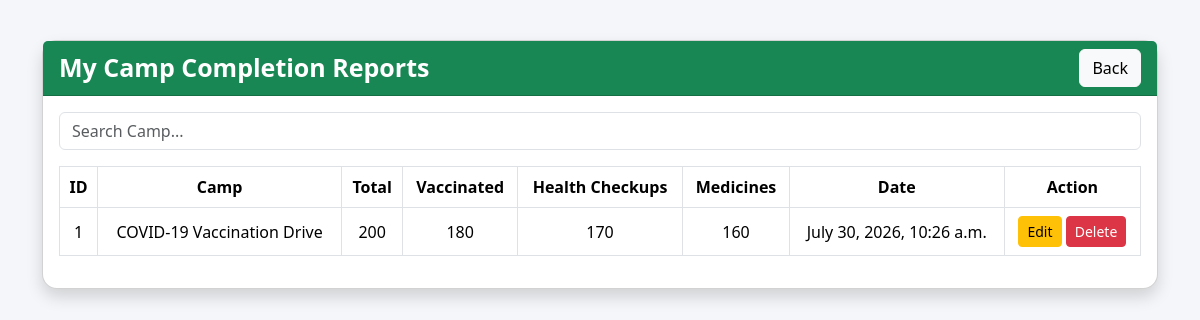
/my_completion_reports/ (signed in), run on the app's committed database.
### HelathApp/models.py (models this page shows, shortened)
class CampCompletionReport(models.Model):
    campaign = models.ForeignKey(
        VaccinationCampaign,
        on_delete=models.CASCADE
    )
    worker = models.ForeignKey(
        FieldWorker,
        on_delete=models.CASCADE
    )
    total_people = models.PositiveIntegerField()
    vaccinated_people = models.PositiveIntegerField()
    health_checkups = models.PositiveIntegerField()
    medicines_distributed = models.PositiveIntegerField()
    remarks = models.TextField()
    submitted_on = models.DateTimeField(auto_now_add=True)

class VaccinationCampaign(models.Model):
    STATUS_CHOICES = [
        ('Scheduled', 'Scheduled'),
        ('Ongoing', 'Ongoing'),
        ('Completed', 'Completed'),
        ('Cancelled', 'Cancelled'),
    ]
    camp_name = models.CharField(max_length=150)
    disease = models.ForeignKey(
        'Disease',
        on_delete=models.CASCADE
    )
    region = models.ForeignKey(
        'Region',
        on_delete=models.CASCADE
    )
    hospital = models.ForeignKey(
        'Hospital',
        on_delete=models.CASCADE
    )
    field_worker = models.ForeignKey(
        'FieldWorker',
        on_delete=models.CASCADE
    )
    camp_date = models.DateField()
    camp_time = models.TimeField()
    venue = models.CharField(max_length=250)
    target_population = models.PositiveIntegerField(
        validators=[
            MinValueValidator(1),
            MaxValueValidator(100000)
        ]
    )
    description = models.TextField()
    status = models.CharField(
        max_length=20,
        choices=STATUS_CHOICES,
        default='Scheduled'
    )
    created_at = models.DateTimeField(auto_now_add=True)
    updated_at = models.DateTimeField(auto_now=True)

### HelathApp/views.py (the view)
# urls.py: path("my_completion_reports/",views.my_completion_reports,name="my_completion_reports"),
def my_completion_reports(request):
    if "worker_id" not in request.session:
        return redirect("worker_login")
    worker=models.FieldWorker.objects.get(
        id=request.session["worker_id"]
    )
    reports=models.CampCompletionReport.objects.filter(
        worker=worker
    ).order_by("-submitted_on")
    return render(
        request,
        "my_completion_reports.html",
        {
            "reports":reports
        }
    )

### HelathApp/templates/my_completion_reports.html (shortened to what this page needs)
<!DOCTYPE html>
<html>
<head>
    <link href="https://cdn.jsdelivr.net/npm/bootstrap@5.3.3/dist/css/bootstrap.min.css" rel="stylesheet">
</head>
<body>
<div class="container">
<div class="card shadow">
<div class="card-header d-flex justify-content-between">
<span>My Camp Completion Reports</span>
<a href="{% url 'worker_home' %}" class="btn btn-light">
Back
</a>
</div>
<div class="card-body">
<input
type="text"
id="search"
class="form-control mb-3"
placeholder="Search Camp..."
onkeyup="searchTable()">
<div class="table-responsive">
<table
class="table table-bordered table-hover"
id="reportTable">
<thead>
<tr>
<th>ID</th>
<th>Camp</th>
<th>Total</th>
<th>Vaccinated</th>
<th>Health Checkups</th>
<th>Medicines</th>
<th>Date</th>
<th>Action</th>
</tr>
</thead>
<tbody>
{% for report in reports %}
<tr>
<td>{{ report.id }}</td>
<td>{{ report.campaign.camp_name }}</td>
<td>{{ report.total_people }}</td>
<td>{{ report.vaccinated_people }}</td>
<td>{{ report.health_checkups }}</td>
<td>{{ report.medicines_distributed }}</td>
<td>{{ report.submitted_on }}</td>
<td>
<a
href="{% url 'edit_completion_report' report.id %}"
class="btn btn-warning btn-sm">
Edit
</a>
<a
href="{% url 'delete_completion_report' report.id %}"
class="btn btn-danger btn-sm"
onclick="return confirm('Delete this report?')">
Delete
</a>
</td>
</tr>
{% empty %}
<tr>
<td colspan="8">
No Reports Submitted.
</td>
</tr>
{% endfor %}
</tbody>
</table>
</div>
</div>
</div>
</div>
</body>
</html>

### HelathApp/templates/my_completion_reports.html (style rules this page uses)
body { background:#f4f6f9; }
.card { margin-top:40px; border-radius:15px; }
.card-header { background:#198754; color:white; font-size:25px; font-weight:bold; }
table th { background:#198754; color:white; text-align:center; }
table td { text-align:center; vertical-align:middle; }

### data on the page
CampCompletionReport: id "1", campaign.camp_name "COVID-19 Vaccination Drive", total_people "200", vaccinated_people "180", health_checkups "170", medicines_distributed "160", submitted_on "July 30, 2026, 10:26 a.m."
